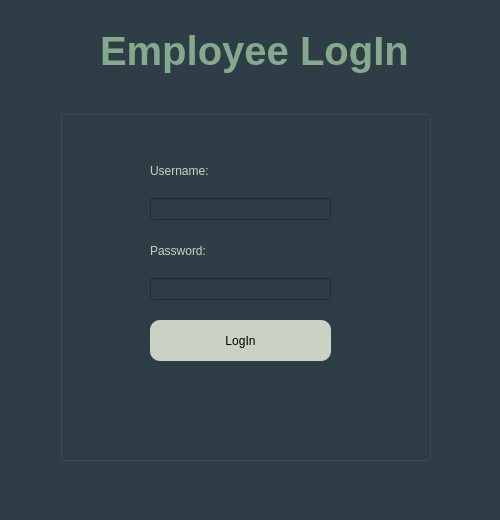
<?xml version="1.0" encoding="UTF-8"?>
<ui version="4.0">
 <class>loginui</class>
 <widget class="QDialog" name="loginui">
  <property name="geometry">
   <rect>
    <x>0</x>
    <y>0</y>
    <width>500</width>
    <height>520</height>
   </rect>
  </property>
  <property name="windowTitle">
   <string>Bulk Club Systems</string>
  </property>
  <property name="windowIcon">
   <iconset resource="resources.qrc">
    <normaloff>:/imgs/imgs/icon.png</normaloff>:/imgs/imgs/icon.png</iconset>
  </property>
  <property name="styleSheet">
   <string notr="true">background-color: rgb(47, 62, 70);</string>
  </property>
  <widget class="QGroupBox" name="groupBox">
   <property name="geometry">
    <rect>
     <x>60</x>
     <y>110</y>
     <width>371</width>
     <height>351</height>
    </rect>
   </property>
   <property name="font">
    <font>
     <family>Nirmala UI</family>
     <pointsize>15</pointsize>
     <italic>false</italic>
     <bold>false</bold>
    </font>
   </property>
   <property name="layoutDirection">
    <enum>Qt::LeftToRight</enum>
   </property>
   <property name="styleSheet">
    <string notr="true">background-color: rgb(53, 79, 82);
font: 350 15pt &quot;Nirmala UI&quot;;
groupBox{
border: none
}
</string>
   </property>
   <property name="title">
    <string/>
   </property>
   <property name="alignment">
    <set>Qt::AlignCenter</set>
   </property>
   <property name="flat">
    <bool>false</bool>
   </property>
   <property name="checkable">
    <bool>false</bool>
   </property>
   <widget class="QWidget" name="">
    <property name="geometry">
     <rect>
      <x>90</x>
      <y>120</y>
      <width>181</width>
      <height>70</height>
     </rect>
    </property>
    <layout class="QVBoxLayout" name="verticalLayout">
     <item>
      <widget class="QLabel" name="label_2">
       <property name="styleSheet">
        <string notr="true">font: 350 15pt &quot;Nirmala UI&quot;;
color:rgb(202, 210, 197);</string>
       </property>
       <property name="text">
        <string>Password:</string>
       </property>
      </widget>
     </item>
     <item>
      <widget class="QLineEdit" name="passwordedit">
       <property name="mouseTracking">
        <bool>true</bool>
       </property>
       <property name="styleSheet">
        <string notr="true">font: 350 11pt &quot;Nirmala UI&quot;;
color:rgb(202, 210, 197);</string>
       </property>
       <property name="echoMode">
        <enum>QLineEdit::Password</enum>
       </property>
      </widget>
     </item>
    </layout>
   </widget>
   <widget class="QPushButton" name="pushButton">
    <property name="geometry">
     <rect>
      <x>90</x>
      <y>210</y>
      <width>181</width>
      <height>41</height>
     </rect>
    </property>
    <property name="styleSheet">
     <string notr="true">background-color: rgb(202, 210, 197);
color:rgb(0, 0, 0);
font: 350 13pt &quot;Nirmala UI&quot;;
border-radius:10px;
</string>
    </property>
    <property name="text">
     <string>LogIn</string>
    </property>
   </widget>
   <widget class="QTextBrowser" name="textBrowser">
    <property name="geometry">
     <rect>
      <x>70</x>
      <y>260</y>
      <width>281</width>
      <height>31</height>
     </rect>
    </property>
    <property name="font">
     <font>
      <family>Nirmala UI</family>
      <pointsize>11</pointsize>
      <italic>false</italic>
      <bold>false</bold>
     </font>
    </property>
    <property name="styleSheet">
     <string notr="true">text-align:center;
font: 11pt &quot;Nirmala UI&quot;;
color:rgb(244, 0, 0)</string>
    </property>
    <property name="frameShape">
     <enum>QFrame::NoFrame</enum>
    </property>
    <property name="frameShadow">
     <enum>QFrame::Plain</enum>
    </property>
    <property name="verticalScrollBarPolicy">
     <enum>Qt::ScrollBarAlwaysOff</enum>
    </property>
    <property name="horizontalScrollBarPolicy">
     <enum>Qt::ScrollBarAlwaysOff</enum>
    </property>
    <property name="sizeAdjustPolicy">
     <enum>QAbstractScrollArea::AdjustIgnored</enum>
    </property>
    <property name="lineWrapMode">
     <enum>QTextEdit::FixedColumnWidth</enum>
    </property>
    <property name="html">
     <string>&lt;!DOCTYPE HTML PUBLIC &quot;-//W3C//DTD HTML 4.0//EN&quot; &quot;http://www.w3.org/TR/REC-html40/strict.dtd&quot;&gt;
&lt;html&gt;&lt;head&gt;&lt;meta name=&quot;qrichtext&quot; content=&quot;1&quot; /&gt;&lt;meta charset=&quot;utf-8&quot; /&gt;&lt;style type=&quot;text/css&quot;&gt;
p, li { white-space: pre-wrap; }
hr { height: 1px; border-width: 0; }
&lt;/style&gt;&lt;/head&gt;&lt;body style=&quot; font-family:'Nirmala UI'; font-size:11pt; font-weight:400; font-style:normal;&quot;&gt;
&lt;p align=&quot;center&quot; style=&quot;-qt-paragraph-type:empty; margin-top:0px; margin-bottom:0px; margin-left:0px; margin-right:0px; -qt-block-indent:0; text-indent:0px;&quot;&gt;&lt;br /&gt;&lt;/p&gt;&lt;/body&gt;&lt;/html&gt;</string>
    </property>
   </widget>
   <widget class="QWidget" name="">
    <property name="geometry">
     <rect>
      <x>90</x>
      <y>40</y>
      <width>181</width>
      <height>70</height>
     </rect>
    </property>
    <layout class="QVBoxLayout" name="verticalLayout_2">
     <item>
      <widget class="QLabel" name="label">
       <property name="styleSheet">
        <string notr="true">font: 350 15pt &quot;Nirmala UI&quot;;
color:rgb(202, 210, 197);</string>
       </property>
       <property name="text">
        <string>Username:</string>
       </property>
      </widget>
     </item>
     <item>
      <widget class="QLineEdit" name="usernameedit">
       <property name="mouseTracking">
        <bool>true</bool>
       </property>
       <property name="styleSheet">
        <string notr="true">font: 350 11pt &quot;Nirmala UI&quot;;
gridline-color: rgb(202, 210, 197);
color:rgb(202, 210, 197);
border-color: rgb(202, 210, 197);</string>
       </property>
       <property name="inputMethodHints">
        <set>Qt::ImhNone</set>
       </property>
      </widget>
     </item>
    </layout>
   </widget>
  </widget>
  <widget class="QLabel" name="label_3">
   <property name="geometry">
    <rect>
     <x>100</x>
     <y>10</y>
     <width>341</width>
     <height>81</height>
    </rect>
   </property>
   <property name="font">
    <font>
     <family>Nirmala UI</family>
     <pointsize>30</pointsize>
     <italic>false</italic>
     <bold>true</bold>
    </font>
   </property>
   <property name="styleSheet">
    <string notr="true">color:rgb(132, 169, 140);
font:  700 30pt &quot;Nirmala UI&quot;;</string>
   </property>
   <property name="text">
    <string>Employee LogIn</string>
   </property>
   <property name="wordWrap">
    <bool>false</bool>
   </property>
  </widget>
 </widget>
 <resources>
  <include location="resources.qrc"/>
 </resources>
 <connections/>
</ui>
